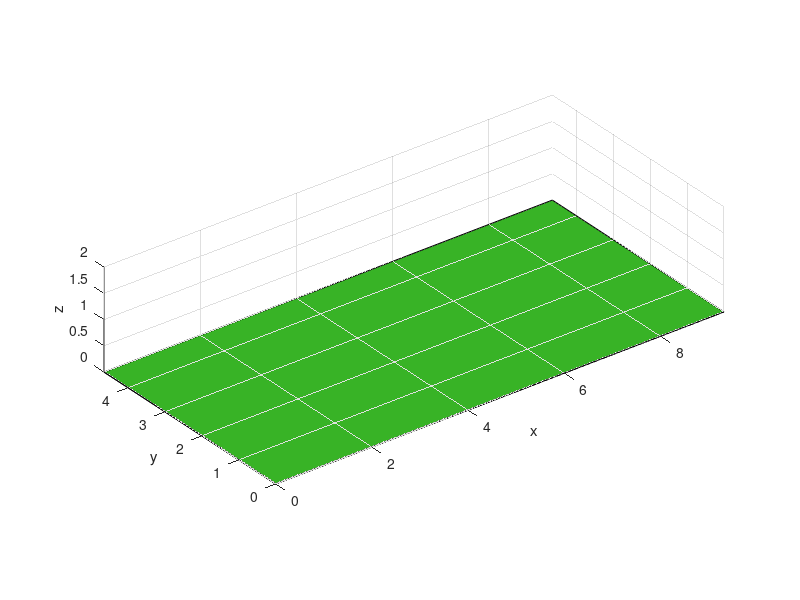

Recreate this plot in MATLAB. (Note: this script raises an error after producing the figure.)
%final project

% [xtable, ytable, ztable] = cylinder([4 4], 4);
% 
% table(1) = surface(xtable+2, ytable+4, ztable, 'FaceColor', 'g');
% 
% set(table(1));
someAxes=axes('xlim',[0 9.32], 'ylim', [0 4.65], 'zlim', [0 2]);
grid on;
view(3);
axis equal;
hold on;
xlabel('x');
ylabel('y');
zlabel('z');
x = [0, 9.32, 9.32, 0, 0];
y = [0, 0, 4.65, 4.65, 0];



fill(x,y,[56/255 179/255 38/255]);

zerovar = zeros(10);

[xsph ysph zsph] = sphere(10);

cueball = surface(2+(xsph*.2),4.65/2+(ysph*.2),.13+(zsph*.2), zerovar);

colormap(cueball, [1,1,1]);

set(cueball);




otherball = surface(6+(xsph*.2),4.65/2+(ysph*.2),.13+(zsph*.2), zerovar);

colormap(otherball, [1,0,0]);

set(otherball);










